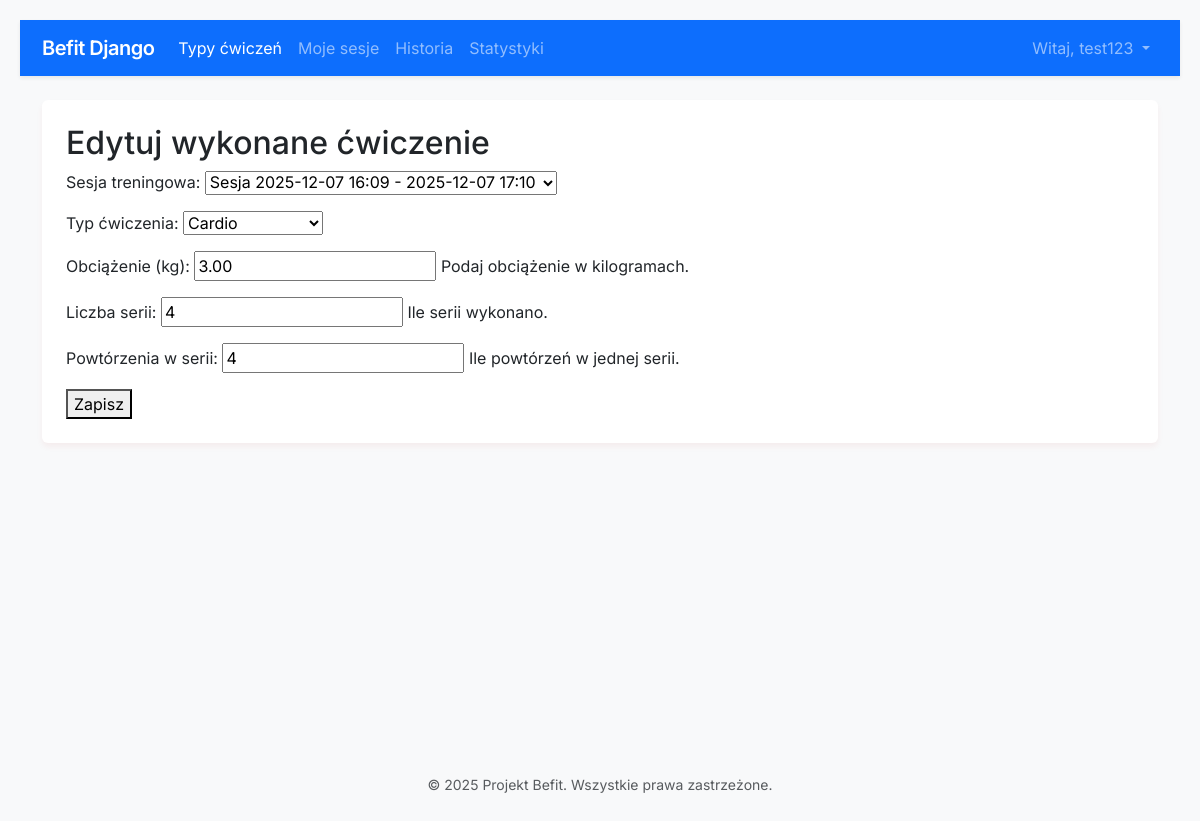
The page /performed/1/edit/ (signed in) on the database its author committed.
### workout/models.py (models this page shows, shortened)
class PerformedExercise(models.Model):
    user = models.ForeignKey(settings.AUTH_USER_MODEL, on_delete=models.CASCADE, related_name='performed_exercises')
    session = models.ForeignKey(TrainingSession, on_delete=models.CASCADE, related_name='performed_exercises')
    exercise_type = models.ForeignKey(ExerciseType, on_delete=models.PROTECT, related_name='performed')
    load = models.DecimalField('Obciążenie (kg)', max_digits=6, decimal_places=2, help_text='Podaj obciążenie w kilogramach.')
    sets = models.PositiveIntegerField('Liczba serii', help_text='Ile serii wykonano.')
    reps = models.PositiveIntegerField('Powtórzenia w serii', help_text='Ile powtórzeń w jednej serii.')

### workout/views.py (the view, shortened to what this page needs)
# urls.py: path('performed/<int:pk>/edit/', views.PerformedExerciseUpdateView.as_view(), name='performed-edit'),
class PerformedExerciseUpdateView(LoginRequiredMixin, View):
    def get_object(self, pk):
        return get_object_or_404(PerformedExercise, pk=pk, user=self.request.user)
    def get(self, request, pk):
        obj = self.get_object(pk)
        form = PerformedExerciseForm(instance=obj, user=request.user)
        return render(request, 'workout/performed_form.html', {'form': form, 'title':'Edytuj wykonane ćwiczenie'})

### workout/forms.py
class PerformedExerciseForm(forms.ModelForm):
    class Meta:
        model = PerformedExercise
        fields = ['session','exercise_type','load','sets','reps']
        labels = {
            'session': 'Sesja treningowa',
            'exercise_type': 'Typ ćwiczenia',
            'load': 'Obciążenie (kg)',
            'sets': 'Liczba serii',
            'reps': 'Powtórzenia w serii',
        }
    def __init__(self, *args, **kwargs):
        user = kwargs.pop('user', None)
        super().__init__(*args, **kwargs)
        if user is not None:
            self.instance.user = user
            self.fields['session'].queryset = TrainingSession.objects.filter(user=user)

### workout/models.py (called while the page is built)
    def __str__(self):
        return self.name

    def __str__(self):
        return f"Sesja {self.start.strftime('%Y-%m-%d %H:%M')} - {self.end.strftime('%Y-%m-%d %H:%M')}"

### templates/workout/performed_form.html
{% extends 'base.html' %}
{% block content %}
<h2>{{ title }}</h2>
<form method="post">{% csrf_token %}
  {{ form.as_p }}
  <button type="submit">Zapisz</button>
</form>
{% endblock %}

### templates/base.html (shortened to what this page needs)
<!doctype html>
<html lang="pl">
<head>
  <link href="https://cdn.jsdelivr.net/npm/bootstrap@5.3.0/dist/css/bootstrap.min.css" rel="stylesheet">
  <link rel="stylesheet" href="/static/style.css">
</head>
<body>
  <nav class="navbar navbar-expand-lg navbar-dark bg-primary shadow-sm mb-4">
    <div class="container">
      <a class="navbar-brand" href="{% url 'exercise-types' %}">Befit Django</a>
      <div class="collapse navbar-collapse" id="navbarNav">
        <ul class="navbar-nav me-auto">
          <li class="nav-item">
            <a class="nav-link active" href="{% url 'exercise-types' %}">Typy ćwiczeń</a>
          </li>
          {% if user.is_authenticated %}
            <li class="nav-item"><a class="nav-link" href="{% url 'session-list' %}">Moje sesje</a></li>
            <li class="nav-item"><a class="nav-link" href="{% url 'performed-list' %}">Historia</a></li>
            <li class="nav-item"><a class="nav-link" href="{% url 'stats' %}">Statystyki</a></li>
          {% endif %}
        </ul>
        <ul class="navbar-nav">
          {% if user.is_authenticated %}
            <li class="nav-item dropdown">
              <a class="nav-link dropdown-toggle" href="#" role="button" data-bs-toggle="dropdown">
                Witaj, {{ user.username }}
              </a>
            </li>
          {% else %}
            <li class="nav-item">
              <a class="btn btn-light text-primary fw-bold" href="{% url 'login' %}">Zaloguj się</a>
            </li>
          {% endif %}
        </ul>
      </div>
    </div>
  </nav>
  <main class="container">
    <div class="bg-white p-4 rounded card-custom">
      {% block content %}{% endblock %}
    </div>
  </main>
  <footer class="text-center py-4 text-muted mt-5">
    <small>&copy; 2025 Projekt Befit. Wszystkie prawa zastrzeżone.</small>
  </footer>
</body>
</html>

### static/style.css (style rules this page uses)
body { font-family:Arial,Helvetica,sans-serif;margin:20px; }
nav { margin-bottom:10px; }

### templates/base.html (style rules this page uses)
body { font-family: 'Inter', sans-serif; background-color: #f8f9fa; min-height: 100vh; display: flex; flex-direction: column; }
main { flex: 1; }
.navbar-brand { font-weight: 600; letter-spacing: -0.5px; }
.card-custom { box-shadow: 0 4px 6px rgba(197, 19, 19, 0.05); border: none; }

### rows shown on the page
PerformedExercise: session "Sesja 2025-12-07 16:09 - 2025-12-07 17:10", exercise_type "Cardio", load "3.00", sets "4", reps "4"

### other values the page prints
{{ user.username }} "test123"
{{ title }} "Edytuj wykonane ćwiczenie"
